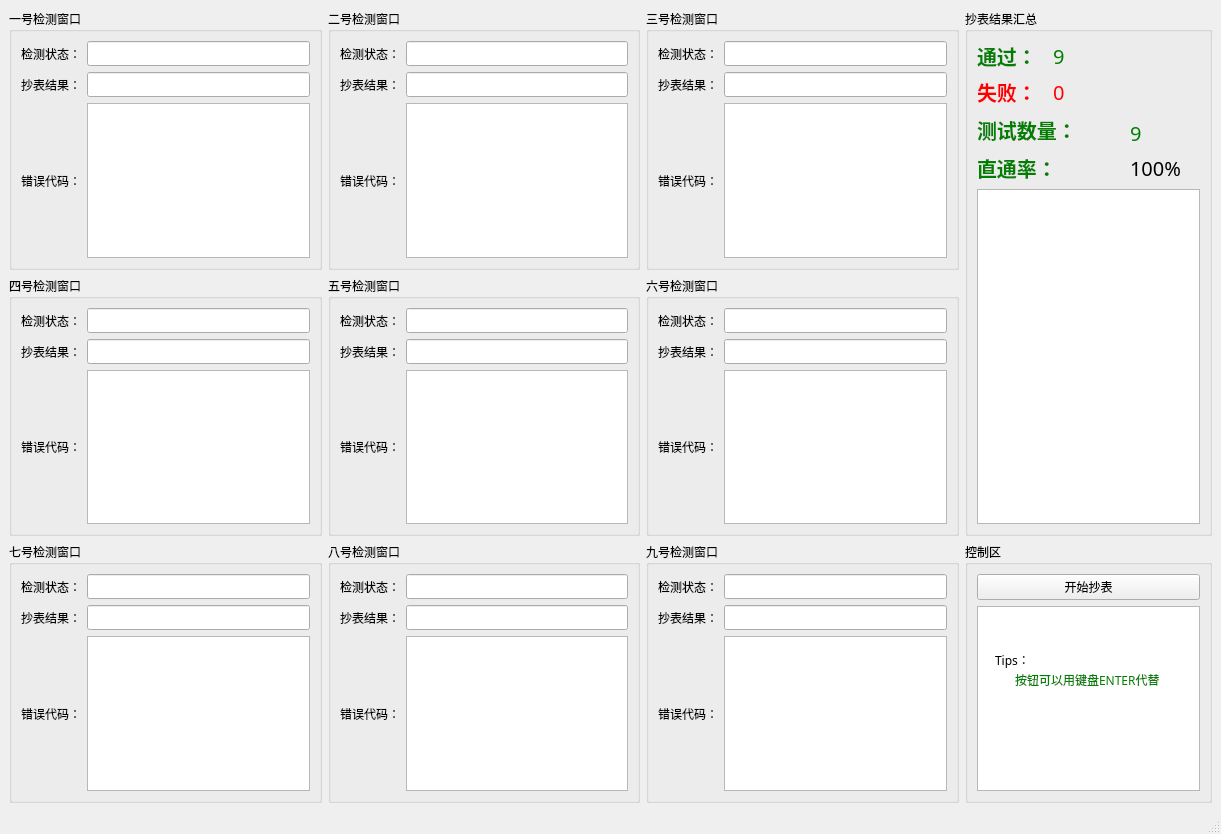
<?xml version="1.0" encoding="UTF-8"?>
<ui version="4.0">
 <class>MainWindow</class>
 <widget class="QMainWindow" name="MainWindow">
  <property name="geometry">
   <rect>
    <x>0</x>
    <y>0</y>
    <width>1221</width>
    <height>834</height>
   </rect>
  </property>
  <property name="windowTitle">
   <string>手动线抄表 - ©联桥科技</string>
  </property>
  <widget class="QWidget" name="centralwidget">
   <layout class="QGridLayout" name="gridLayout">
    <item row="0" column="0">
     <widget class="QGroupBox" name="groupBox">
      <property name="font">
       <font>
        <family>微软雅黑</family>
       </font>
      </property>
      <property name="title">
       <string>一号检测窗口</string>
      </property>
      <layout class="QGridLayout" name="gridLayout_2">
       <item row="0" column="0">
        <widget class="QLabel" name="label">
         <property name="text">
          <string>检测状态：</string>
         </property>
        </widget>
       </item>
       <item row="0" column="1">
        <widget class="QLineEdit" name="lineEdit_0_0"/>
       </item>
       <item row="1" column="0">
        <widget class="QLabel" name="label_2">
         <property name="text">
          <string>抄表结果：</string>
         </property>
        </widget>
       </item>
       <item row="1" column="1">
        <widget class="QLineEdit" name="lineEdit_0_1"/>
       </item>
       <item row="2" column="0">
        <widget class="QLabel" name="label_3">
         <property name="text">
          <string>错误代码：</string>
         </property>
        </widget>
       </item>
       <item row="2" column="1">
        <widget class="QTextEdit" name="textEdit_0"/>
       </item>
      </layout>
     </widget>
    </item>
    <item row="0" column="1">
     <widget class="QGroupBox" name="groupBox_2">
      <property name="font">
       <font>
        <family>微软雅黑</family>
       </font>
      </property>
      <property name="title">
       <string>二号检测窗口</string>
      </property>
      <layout class="QGridLayout" name="gridLayout_5">
       <item row="0" column="0">
        <widget class="QLabel" name="label_4">
         <property name="text">
          <string>检测状态：</string>
         </property>
        </widget>
       </item>
       <item row="0" column="1">
        <widget class="QLineEdit" name="lineEdit_1_0"/>
       </item>
       <item row="1" column="0">
        <widget class="QLabel" name="label_5">
         <property name="text">
          <string>抄表结果：</string>
         </property>
        </widget>
       </item>
       <item row="1" column="1">
        <widget class="QLineEdit" name="lineEdit_1_1"/>
       </item>
       <item row="2" column="0">
        <widget class="QLabel" name="label_6">
         <property name="text">
          <string>错误代码：</string>
         </property>
        </widget>
       </item>
       <item row="2" column="1">
        <widget class="QTextEdit" name="textEdit_1"/>
       </item>
      </layout>
     </widget>
    </item>
    <item row="0" column="2">
     <widget class="QGroupBox" name="groupBox_3">
      <property name="font">
       <font>
        <family>微软雅黑</family>
       </font>
      </property>
      <property name="title">
       <string>三号检测窗口</string>
      </property>
      <layout class="QGridLayout" name="gridLayout_6">
       <item row="0" column="0">
        <widget class="QLabel" name="label_7">
         <property name="text">
          <string>检测状态：</string>
         </property>
        </widget>
       </item>
       <item row="0" column="1">
        <widget class="QLineEdit" name="lineEdit_2_0"/>
       </item>
       <item row="1" column="0">
        <widget class="QLabel" name="label_8">
         <property name="text">
          <string>抄表结果：</string>
         </property>
        </widget>
       </item>
       <item row="1" column="1">
        <widget class="QLineEdit" name="lineEdit_2_1"/>
       </item>
       <item row="2" column="0">
        <widget class="QLabel" name="label_9">
         <property name="text">
          <string>错误代码：</string>
         </property>
        </widget>
       </item>
       <item row="2" column="1">
        <widget class="QTextEdit" name="textEdit_2"/>
       </item>
      </layout>
     </widget>
    </item>
    <item row="0" column="3" rowspan="2">
     <widget class="QGroupBox" name="groupBox_11">
      <property name="font">
       <font>
        <family>微软雅黑</family>
       </font>
      </property>
      <property name="title">
       <string>抄表结果汇总</string>
      </property>
      <layout class="QGridLayout" name="gridLayout_7">
       <item row="0" column="0">
        <widget class="QLabel" name="label_30">
         <property name="font">
          <font>
           <family>微软雅黑</family>
           <pointsize>-1</pointsize>
           <weight>75</weight>
           <bold>true</bold>
          </font>
         </property>
         <property name="styleSheet">
          <string notr="true">color:green;font-size:20px;font-family:微软雅黑</string>
         </property>
         <property name="text">
          <string>通过：</string>
         </property>
        </widget>
       </item>
       <item row="0" column="1" colspan="2">
        <widget class="QLabel" name="label_101">
         <property name="styleSheet">
          <string notr="true">color:green;font-size:20px;font-family:微软雅黑</string>
         </property>
         <property name="text">
          <string>9</string>
         </property>
        </widget>
       </item>
       <item row="1" column="0">
        <widget class="QLabel" name="label_31">
         <property name="font">
          <font>
           <family>微软雅黑</family>
           <pointsize>-1</pointsize>
           <weight>75</weight>
           <bold>true</bold>
          </font>
         </property>
         <property name="styleSheet">
          <string notr="true">color:red;font-size:20px;font-family:微软雅黑</string>
         </property>
         <property name="text">
          <string>失败：</string>
         </property>
        </widget>
       </item>
       <item row="1" column="1" colspan="2">
        <widget class="QLabel" name="label_102">
         <property name="styleSheet">
          <string notr="true">color:red;font-size:20px;font-family:微软雅黑</string>
         </property>
         <property name="text">
          <string>0</string>
         </property>
        </widget>
       </item>
       <item row="2" column="0" rowspan="2" colspan="2">
        <widget class="QLabel" name="label_36">
         <property name="font">
          <font>
           <family>微软雅黑</family>
           <pointsize>-1</pointsize>
           <weight>75</weight>
           <bold>true</bold>
          </font>
         </property>
         <property name="styleSheet">
          <string notr="true">color:green;font-size:20px;font-family:微软雅黑</string>
         </property>
         <property name="text">
          <string>测试数量：</string>
         </property>
        </widget>
       </item>
       <item row="3" column="2">
        <widget class="QLabel" name="label_103">
         <property name="styleSheet">
          <string notr="true">color:green;font-size:20px;font-family:微软雅黑</string>
         </property>
         <property name="text">
          <string>9</string>
         </property>
        </widget>
       </item>
       <item row="4" column="0" colspan="2">
        <widget class="QLabel" name="label_37">
         <property name="font">
          <font>
           <family>微软雅黑</family>
           <pointsize>-1</pointsize>
           <weight>75</weight>
           <bold>true</bold>
          </font>
         </property>
         <property name="styleSheet">
          <string notr="true">color:green;font-size:20px;font-family:微软雅黑</string>
         </property>
         <property name="text">
          <string>直通率：</string>
         </property>
        </widget>
       </item>
       <item row="4" column="2">
        <widget class="QLabel" name="label_104">
         <property name="styleSheet">
          <string notr="true">color:#000;font-size:20px;font-family:微软雅黑</string>
         </property>
         <property name="text">
          <string>100%</string>
         </property>
        </widget>
       </item>
       <item row="5" column="0" colspan="3">
        <widget class="QTextBrowser" name="textBrowser"/>
       </item>
      </layout>
     </widget>
    </item>
    <item row="1" column="0">
     <widget class="QGroupBox" name="groupBox_4">
      <property name="font">
       <font>
        <family>微软雅黑</family>
       </font>
      </property>
      <property name="title">
       <string>四号检测窗口</string>
      </property>
      <layout class="QGridLayout" name="gridLayout_3">
       <item row="0" column="0">
        <widget class="QLabel" name="label_10">
         <property name="text">
          <string>检测状态：</string>
         </property>
        </widget>
       </item>
       <item row="0" column="1">
        <widget class="QLineEdit" name="lineEdit_3_0"/>
       </item>
       <item row="1" column="0">
        <widget class="QLabel" name="label_11">
         <property name="text">
          <string>抄表结果：</string>
         </property>
        </widget>
       </item>
       <item row="1" column="1">
        <widget class="QLineEdit" name="lineEdit_3_1"/>
       </item>
       <item row="2" column="0">
        <widget class="QLabel" name="label_12">
         <property name="text">
          <string>错误代码：</string>
         </property>
        </widget>
       </item>
       <item row="2" column="1">
        <widget class="QTextEdit" name="textEdit_3"/>
       </item>
      </layout>
     </widget>
    </item>
    <item row="1" column="1">
     <widget class="QGroupBox" name="groupBox_5">
      <property name="font">
       <font>
        <family>微软雅黑</family>
       </font>
      </property>
      <property name="title">
       <string>五号检测窗口</string>
      </property>
      <layout class="QGridLayout" name="gridLayout_10">
       <item row="0" column="0">
        <widget class="QLabel" name="label_13">
         <property name="text">
          <string>检测状态：</string>
         </property>
        </widget>
       </item>
       <item row="0" column="1">
        <widget class="QLineEdit" name="lineEdit_4_0"/>
       </item>
       <item row="1" column="0">
        <widget class="QLabel" name="label_14">
         <property name="text">
          <string>抄表结果：</string>
         </property>
        </widget>
       </item>
       <item row="1" column="1">
        <widget class="QLineEdit" name="lineEdit_4_1"/>
       </item>
       <item row="2" column="0">
        <widget class="QLabel" name="label_15">
         <property name="text">
          <string>错误代码：</string>
         </property>
        </widget>
       </item>
       <item row="2" column="1">
        <widget class="QTextEdit" name="textEdit_4"/>
       </item>
      </layout>
     </widget>
    </item>
    <item row="1" column="2">
     <widget class="QGroupBox" name="groupBox_6">
      <property name="font">
       <font>
        <family>微软雅黑</family>
       </font>
      </property>
      <property name="title">
       <string>六号检测窗口</string>
      </property>
      <layout class="QGridLayout" name="gridLayout_9">
       <item row="0" column="0">
        <widget class="QLabel" name="label_16">
         <property name="text">
          <string>检测状态：</string>
         </property>
        </widget>
       </item>
       <item row="0" column="1">
        <widget class="QLineEdit" name="lineEdit_5_0"/>
       </item>
       <item row="1" column="0">
        <widget class="QLabel" name="label_17">
         <property name="text">
          <string>抄表结果：</string>
         </property>
        </widget>
       </item>
       <item row="1" column="1">
        <widget class="QLineEdit" name="lineEdit_5_1"/>
       </item>
       <item row="2" column="0">
        <widget class="QLabel" name="label_18">
         <property name="text">
          <string>错误代码：</string>
         </property>
        </widget>
       </item>
       <item row="2" column="1">
        <widget class="QTextEdit" name="textEdit_5"/>
       </item>
      </layout>
     </widget>
    </item>
    <item row="2" column="0">
     <widget class="QGroupBox" name="groupBox_7">
      <property name="font">
       <font>
        <family>微软雅黑</family>
       </font>
      </property>
      <property name="title">
       <string>七号检测窗口</string>
      </property>
      <layout class="QGridLayout" name="gridLayout_4">
       <item row="0" column="0">
        <widget class="QLabel" name="label_19">
         <property name="text">
          <string>检测状态：</string>
         </property>
        </widget>
       </item>
       <item row="0" column="1">
        <widget class="QLineEdit" name="lineEdit_6_0"/>
       </item>
       <item row="1" column="0">
        <widget class="QLabel" name="label_20">
         <property name="text">
          <string>抄表结果：</string>
         </property>
        </widget>
       </item>
       <item row="1" column="1">
        <widget class="QLineEdit" name="lineEdit_6_1"/>
       </item>
       <item row="2" column="0">
        <widget class="QLabel" name="label_21">
         <property name="text">
          <string>错误代码：</string>
         </property>
        </widget>
       </item>
       <item row="2" column="1">
        <widget class="QTextEdit" name="textEdit_6"/>
       </item>
      </layout>
     </widget>
    </item>
    <item row="2" column="1">
     <widget class="QGroupBox" name="groupBox_8">
      <property name="font">
       <font>
        <family>微软雅黑</family>
       </font>
      </property>
      <property name="title">
       <string>八号检测窗口</string>
      </property>
      <layout class="QGridLayout" name="gridLayout_11">
       <item row="0" column="0">
        <widget class="QLabel" name="label_22">
         <property name="text">
          <string>检测状态：</string>
         </property>
        </widget>
       </item>
       <item row="0" column="1">
        <widget class="QLineEdit" name="lineEdit_7_0"/>
       </item>
       <item row="1" column="0">
        <widget class="QLabel" name="label_23">
         <property name="text">
          <string>抄表结果：</string>
         </property>
        </widget>
       </item>
       <item row="1" column="1">
        <widget class="QLineEdit" name="lineEdit_7_1"/>
       </item>
       <item row="2" column="0">
        <widget class="QLabel" name="label_24">
         <property name="text">
          <string>错误代码：</string>
         </property>
        </widget>
       </item>
       <item row="2" column="1">
        <widget class="QTextEdit" name="textEdit_7"/>
       </item>
      </layout>
     </widget>
    </item>
    <item row="2" column="2">
     <widget class="QGroupBox" name="groupBox_9">
      <property name="font">
       <font>
        <family>微软雅黑</family>
       </font>
      </property>
      <property name="title">
       <string>九号检测窗口</string>
      </property>
      <layout class="QGridLayout" name="gridLayout_12">
       <item row="0" column="0">
        <widget class="QLabel" name="label_25">
         <property name="text">
          <string>检测状态：</string>
         </property>
        </widget>
       </item>
       <item row="0" column="1">
        <widget class="QLineEdit" name="lineEdit_8_0"/>
       </item>
       <item row="1" column="0">
        <widget class="QLabel" name="label_26">
         <property name="text">
          <string>抄表结果：</string>
         </property>
        </widget>
       </item>
       <item row="1" column="1">
        <widget class="QLineEdit" name="lineEdit_8_1"/>
       </item>
       <item row="2" column="0">
        <widget class="QLabel" name="label_27">
         <property name="text">
          <string>错误代码：</string>
         </property>
        </widget>
       </item>
       <item row="2" column="1">
        <widget class="QTextEdit" name="textEdit_8"/>
       </item>
      </layout>
     </widget>
    </item>
    <item row="2" column="3">
     <widget class="QGroupBox" name="groupBox_10">
      <property name="font">
       <font>
        <family>微软雅黑</family>
       </font>
      </property>
      <property name="title">
       <string>控制区</string>
      </property>
      <layout class="QGridLayout" name="gridLayout_8">
       <item row="0" column="0">
        <widget class="QPushButton" name="pushButton">
         <property name="text">
          <string>开始抄表</string>
         </property>
        </widget>
       </item>
       <item row="1" column="0">
        <widget class="QListView" name="listView"/>
       </item>
      </layout>
      <widget class="QLabel" name="label_28">
       <property name="geometry">
        <rect>
         <x>50</x>
         <y>130</y>
         <width>171</width>
         <height>16</height>
        </rect>
       </property>
       <property name="styleSheet">
        <string notr="true">color:green</string>
       </property>
       <property name="text">
        <string>按钮可以用键盘ENTER代替</string>
       </property>
      </widget>
      <widget class="QLabel" name="label_29">
       <property name="geometry">
        <rect>
         <x>30</x>
         <y>110</y>
         <width>171</width>
         <height>16</height>
        </rect>
       </property>
       <property name="text">
        <string>Tips：</string>
       </property>
      </widget>
     </widget>
    </item>
   </layout>
  </widget>
  <widget class="QStatusBar" name="statusbar"/>
 </widget>
 <resources/>
 <connections/>
</ui>
